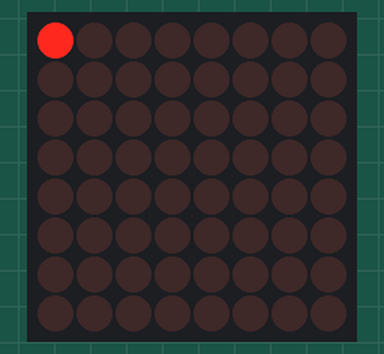
Bench run of a sketch on a simulated Arduino Uno, built with avr-gcc and run on an emulated ATmega328P. Parts: 8×8 LED matrix. Wiring (inferred from the names in the program): MAX7219 LED driver (orientation assumed): data pin 12; clock pin 10; CS pin 11.

Above: at 0.05 s.

The sketch:

MAX7129.ino
```cpp
/* naložimo knjižnico s funkcijami */
#include "LedZaslon.h"

/* čas čakanja preden se izvede naslednja vrstica */
#define casCakanja 100 /* 1000 je ena sekunda, čas je v milisekundah */

#define DIN 12 /*DIN z zaslona povežemo na pin 12 arduina */
#define CS  11 /*CS  z zaslona povežemo na pin 11 arduina */
#define CLK 10 /*CLK z zaslona povežemo na pin 10 arduina */

#define CHIP_POZICIJA LEVO /* možnosti so: LEVO, ZGORAJ, DESNO, SPODAJ */
#define SVETLINA_ZASLONA 0  /* od 0 do 15 */

/* inicializacija, izvede se samo enkrat */
void setup() {
  inicializacija(DIN, CS, CLK, CHIP_POZICIJA, SVETLINA_ZASLONA);
}

/* koda, ki se ponavlja zanki (ang. loop) */
void loop() {
  prizgiLucko(0,0);
  pavza(casCakanja);
  ugasniLucko(0,0);
  pavza(casCakanja);
}


/*
 Priziga lucke po vrsticah. Ko je vrstica polna
 gre v naslednjo vrstico
 */
void test() {
  while (true) {
    for(int vrstica=0;vrstica<8;vrstica++) {
      for(int stolpec=0;stolpec<8;stolpec++) {
        delay(casCakanja);
        nastaviLucko(vrstica,stolpec,true);
        delay(casCakanja);
      }
    }
    if (rotacija==SPODAJ)
      rotacija=LEVO;
    else rotacija++;
    pobrisiZaslon();
  }
}

void nal1() {
//1) Prižgi 1 lučko - s to nalogo pokažemo kaj je/kako se rabi funkcija prizgiLucko()
  prizgiLucko(0, 0);
}

void nal2() {
//2) Prižgi zadnjo lučko - rešijo sami
  prizgiLucko(7, 7);
}

void nal3() {
//3) Prižgi 3 lučke po svoji izbiri - rešijo sami
  prizgiLucko(0,0);
  prizgiLucko(1,1);
  prizgiLucko(2,2);
}

void nal4() {
//4) Prižgi poljubno lučko, počakaj 1 sekundo, ugasni to lučko ter spet počakaj 1 sekundo.
  prizgiLucko(0,0);
  pavza(casCakanja);
  ugasniLucko(0,0);
  pavza(casCakanja);
}

//PODATKOVNI TIPI
//INT
void nal5() {
//5) Prižgi drugo lučko z uporabo 2 spremenljivk - prvo pokažemo deklaracijo int spremenljivke, nato rešijo nalogo
  int x = 0;
  int y = 1;
  prizgiLucko(x, y);
}

void nal6() {
//6) Dodelaj prejšnjo nalogo tako, da ustvariš 2 novi spremenljivki. Prva je za 1 večja od spremenljivke x, druga pa za 2 večja od spremenljivke y.
//Nato prižgi novo lučko s tema dvema novima spremenljivkoma.
  int x = 0;
  int y = 1;
  int a = 4;
  int b = 7;
  prizgiLucko(x, y);
  prizgiLucko(a, b);
}

//BOOL
void nal7() {
//7) Prižgi 1 lučko z uporabo 3 spremenljivk - prvo pokažemo deklaracijo bool spremenljivke, nato rešijo nalogo
  int x = 0;
  int y = 1;
  bool sveti = true;
  nastaviLucko(x, y, sveti);
}

void nal8() {
//8) Prižgi 1 lučko, počakaj 1 sekundo, ugasni to lučko ter počakaj 1 sekundo - pokažemo funkcijo pavza(), nato rešijo nalogo
  bool sveti = true;
  nastaviLucko(0, 0, sveti);
  pavza(1000);
  sveti = false;
  nastaviLucko(0, 0, sveti);
  pavza(1000);

}

//IF-ELSE STAVEK
void nal9() {
//9) Če je prva lučka ugasnjena, jo prižgi. - pokažemo strukturo if stavka
  if (jeLuckaUgasnjena(0,0)){
    prizgiLucko(0,0);
  }
}

void nal10() {
//10) Prižgi drugo lučko. Če je druga lučka prižgana, prižgi zadnjo lučko v zadnji vrstici.
  prizgiLucko(0,1);
  if (jeLuckaPrizgana(0,1)){
    prizgiLucko(7,7);
  }
}

void nal11() {
//11) Če je prva lučka prižgana, jo ugasni, drugače jo prižgi. Na koncu počakaj 1 sekundo. - pokažemo strukturo if-else stavka, rešijo sami
  if (jeLuckaPrizgana(0,0)){
    ugasniLucko(0,0);
  }
  else {
    prizgiLucko(0,0);
  }
  pavza(1000);
}

void nal12() {
//12) Če je prva lučka prižgana in je druga lučka ugasnjena, prižgi drugo lučko. Drugače prižgi prvo lučko. - razložimo zakaj sta obe prižgani (najprej se izvede else, potem if)
  if (jeLuckaPrizgana(0,0) && jeLuckaUgasnjena(0,1)){
    prizgiLucko(0,1);
  }
  else{
    prizgiLucko(0,0);
  }
}

//WHILE ZANKA
void nal13() {
//13) Prižgi vse lučke v prvi vrstici - najprej na 1. način, potem na drugi; pokažemo strukturo for zanke, jo napišemo na tablo in skupaj rešimo nalogo
  prizgiLucko(0, 0);
  pavza(1000);
  prizgiLucko(0, 1);
  pavza(1000);
  prizgiLucko(0, 2);
  pavza(1000);
  prizgiLucko(0, 3);
  pavza(1000);
  prizgiLucko(0, 4);
  pavza(1000);
  prizgiLucko(0, 5);
  pavza(1000);
  prizgiLucko(0, 6);
  pavza(1000);
  prizgiLucko(0, 7);
  pavza(1000);
  pobrisiZaslon();
}

void nal13a() {
  //2. način
  int stevec = 0;
  while (stevec < 8){
    prizgiLucko(0,stevec);
    stevec = stevec+1;
    pavza(1000);
  }
}

void nal14() {
//14) Prižgi vse lučke v prvem stolpcu - rešijo sami
  int stevec = 0;
  while (stevec < 8){
    prizgiLucko(stevec,0);
    stevec = stevec+1;
    pavza(1000);
  }
}

void nal15() {
//15) Prižgi 2., 3., 4. in 5. lučko v prvi vrstici - rešijo sami
  int stevec = 2;
  while (stevec < 6){
    prizgiLucko(0,stevec);
    stevec = stevec+1;
    pavza(1000);
  }
}

void nal16() {
//16) Prižgi vsako drugo lučko v prvi vrstici - rešijo sami
  int stevec = 0;
  while (stevec < 8){
    prizgiLucko(0,stevec);
    stevec = stevec+2;
    pavza(1000);
  }
}

void nal17() {
//17) Prižgi vse lučke v prvi vrstici in prvem stolpcu - rešijo sami
  int stevec = 0;
  while (stevec < 8){
    prizgiLucko(0,stevec);
    stevec = stevec+1;
    pavza(1000);
  }
  stevec = 0;
  while (stevec < 8){
    prizgiLucko(stevec,0);
    stevec = stevec+1;
    pavza(1000);
  }
}

void nal18() {
//18) Prižgi lučke po diagonali od prve do zadnje - rešimo skupaj (mogoče od konca nazaj? ("kaj dobimo, če napišemo (stevec,stevec)?"))
  int stevec;
  while (stevec < 8){
    prizgiLucko(stevec,stevec);
    stevec = stevec+1;
    pavza(1000);
  }
}

//TABELA
//Obrazložimo kaj je tabela in strukturo tabele:
//Tabela je kot seznam, v katerem hranimo podatke. Posamezen podatek dobimo s številko, ki pove kateri po vrsti je ta podatek v tabeli.
//  (narišemo na tablo tabelo, dodamo številke kot elemente, napišemo indekse)
//Važno je le vedeti, da morajo biti vsi podatki iste vrste - ali število, ali logična vrednost,...
//Tabelo bomo sedaj potrebovali, da si shranimo katere lučke v vrstici bodo prižgane, in katere ugasnjene.

void nal19() {
//19) Prižgi črko 'a' - kaj pomeni npr. 'B00111000' (povemo zgolj to, da se prižgejo 3., 4. in 5. lučka, ostale so zaprte) in skupaj rešimo nalogo. Nato povežemo z while zanko.
  byte tabela[8]={
    B00000000,
    B00111000,
    B01000100,
    B01000100,
    B01111100,
    B01000100,
    B01000100,
    B00000000};
  prizgiVrstico(0, tabela[0]);
  prizgiVrstico(1, tabela[1]);
  prizgiVrstico(2, tabela[2]);
  prizgiVrstico(3, tabela[3]);
  prizgiVrstico(4, tabela[4]);
  prizgiVrstico(5, tabela[5]);
  prizgiVrstico(6, tabela[6]);
  prizgiVrstico(7, tabela[7]);
}
void nal19a() {
  byte tabela[8]={
    B00000000,
    B00111000,
    B01000100,
    B01000100,
    B01111100,
    B01000100,
    B01000100,
    B00000000};
  int stevec = 0;
  while (stevec < 8){
    prizgiVrstico(stevec, tabela[stevec]);
    stevec = stevec+1;
  }
}
void nal20() {
//20) Prižgi kvadrat - rešimo skupaj
  byte tabela[8]={
    B00000000,
    B01111110,
    B01000010,
    B01000010,
    B01000010,
    B01000010,
    B01111110,
    B00000000};
  prizgiVrstico(0, tabela[0]);
  prizgiVrstico(1, tabela[1]);
  prizgiVrstico(2, tabela[2]);
  prizgiVrstico(3, tabela[3]);
  prizgiVrstico(4, tabela[4]);
  prizgiVrstico(5, tabela[5]);
  prizgiVrstico(6, tabela[6]);
  prizgiVrstico(7, tabela[7]);
}

void nal21() {
//21) Prižgi trikotnik - rešimo skupaj
  byte tabela[8]={
    B00000001,
    B00000011,
    B00000101,
    B00001001,
    B00010001,
    B00100001,
    B01000001,
    B11111111};
  prizgiVrstico(0, tabela[0]);
  prizgiVrstico(1, tabela[1]);
  prizgiVrstico(2, tabela[2]);
  prizgiVrstico(3, tabela[3]);
  prizgiVrstico(4, tabela[4]);
  prizgiVrstico(5, tabela[5]);
  prizgiVrstico(6, tabela[6]);
  prizgiVrstico(7, tabela[7]);
}

void nal22() {
//22) Prižgi krog - rešimo skupaj
  byte tabela[8]={
    B00000000,
    B00011000,
    B00100100,
    B01000010,
    B01000010,
    B00100100,
    B00011000,
    B00000000};
  prizgiVrstico(0, tabela[0]);
  prizgiVrstico(1, tabela[1]);
  prizgiVrstico(2, tabela[2]);
  prizgiVrstico(3, tabela[3]);
  prizgiVrstico(4, tabela[4]);
  prizgiVrstico(5, tabela[5]);
  prizgiVrstico(6, tabela[6]);
  prizgiVrstico(7, tabela[7]);
}

void nal23() {
//23) Prižgi srce - rešimo skupaj
  byte tabela[8]={
    B00000000,
    B00100100,
    B01011010,
    B01000010,
    B01000010,
    B00100100,
    B00011000,
    B00000000};
  prizgiVrstico(0, tabela[0]);
  prizgiVrstico(1, tabela[1]);
  prizgiVrstico(2, tabela[2]);
  prizgiVrstico(3, tabela[3]);
  prizgiVrstico(4, tabela[4]);
  prizgiVrstico(5, tabela[5]);
  prizgiVrstico(6, tabela[6]);
  prizgiVrstico(7, tabela[7]);
}

void nal24() {
//24) Prižgi napis 'nona' - jim damo črke, dopolnijo sami
  byte n[8]={
    B00000000,
    B01000010,
    B01100010,
    B01010010,
    B01001010,
    B01000110,
    B01000010,
    B00000000};
  byte o[8]={
    B00000000,
    B00011000,
    B00100100,
    B01000010,
    B01000010,
    B00100100,
    B00011000,
    B00000000};
  byte a[8]={
    B00000000,
    B00111000,
    B01000100,
    B01000100,
    B01111100,
    B01000100,
    B01000100,
    B00000000};

  int stevec = 0;
  while (stevec < 8){
    prizgiVrstico(stevec, n[stevec]);
    stevec = stevec+1;
  }

  pavza(1000);
  pobrisiZaslon();

  stevec = 0;
  while (stevec < 8){
    prizgiVrstico(stevec, o[stevec]);
    stevec = stevec+1;
  }

  pavza(1000);
  pobrisiZaslon();

  stevec = 0;
  while (stevec < 8){
    prizgiVrstico(stevec, n[stevec]);
    stevec = stevec+1;
  }

  pavza(1000);
  pobrisiZaslon();

  stevec = 0;
  while (stevec < 8){
    prizgiVrstico(stevec, a[stevec]);
    stevec = stevec+1;
  }
  pavza(1000);
  pobrisiZaslon();
}
//DODATNE NALOGE
//-izpiše svoje ime
//-izpiše poljuben text
//-izriše poljuben lik
//-po lastnih željah


//void loop() {
////  nal24();
//  test();
////  pobrisiZaslon();
//}
```

LedZaslon.cpp
```cpp
#include "LedZaslon.h"

//ukazi za MAX7219
#define OP_DECODEMODE  9
#define OP_INTENSITY   10
#define OP_SCANLIMIT   11
#define OP_SHUTDOWN    12
#define OP_DISPLAYTEST 15

byte stanje[8];
byte SPI_CS;
byte SPI_CLK;
byte SPI_MOSI;
byte rotacija;

void inicializacija(byte DIN, byte CS, byte CLK, byte _rotacija, byte svetlina) {

    SPI_MOSI=DIN;
    SPI_CS=CS;
    SPI_CLK=CLK;

    pinMode(SPI_MOSI,OUTPUT);
    pinMode(SPI_CLK,OUTPUT);
    pinMode(SPI_CS,OUTPUT);
    digitalWrite(SPI_CS,HIGH);

    rotacija = _rotacija;

    poslji(OP_DISPLAYTEST,0);
    poslji(OP_SCANLIMIT,7);
    poslji(OP_DECODEMODE,0);
    pobrisiZaslon();

    if(svetlina>=0 && svetlina<16)
        poslji( OP_INTENSITY,svetlina);

    poslji(OP_SHUTDOWN,1);
}

void pobrisiZaslon() {
    for(int i=0;i<8;i++) {
        stanje[i]=0;
        poslji(i+1,stanje[i]);
    }
}


void nastaviLucko(byte vrstica, byte stolpec, boolean vklopi) {

    if(vrstica<0 || vrstica>7 || stolpec<0 || stolpec>7)
        return;

    if (rotacija == LEVO) {
        // MAX7219 je levo
        bitWrite(stanje[vrstica], 7-stolpec, vklopi);
        poslji(vrstica+1,stanje[vrstica]);
    }
    else if (rotacija == ZGORAJ) {
        // MAX7219 je zgoraj
        bitWrite(stanje[stolpec], 7-vrstica, vklopi);
        poslji(8-stolpec,stanje[stolpec]);
    }
    else if (rotacija == DESNO) {
        // MAX7219 je desno
        bitWrite(stanje[7-vrstica], stolpec, vklopi);
        poslji(8-vrstica,stanje[7-vrstica]);
    }
    else if (rotacija == SPODAJ) {
        // MAX7219 je spodaj
        bitWrite(stanje[stolpec], vrstica, vklopi);
        poslji(stolpec+1,stanje[stolpec]);
    }

}

void prizgiLucko (byte vrstica, byte stolpec) {
    nastaviLucko(vrstica,stolpec, true);
}

void ugasniLucko (byte vrstica, byte stolpec) {
    nastaviLucko(vrstica,stolpec, false);
}

boolean jeLuckaPrizgana (byte vrstica, byte stolpec) {
    if(vrstica<0 || vrstica>7 || stolpec<0 || stolpec>7)
        return false;


    if (rotacija == LEVO)
        // MAX7219 je levo
        return bitRead(stanje[vrstica], 7-stolpec);
    else if (rotacija == ZGORAJ)
        // MAX7219 je zgoraj
        return bitRead(stanje[stolpec], 7-vrstica);
    else if (rotacija == DESNO)
        // MAX7219 je desno
        return bitRead(stanje[7-vrstica], stolpec);
    else if (rotacija == SPODAJ)
        // MAX7219 je spodaj
        return bitRead(stanje[stolpec], vrstica);
    return false;
}

boolean jeLuckaUgasnjena (byte vrstica, byte stolpec) {
    return !(jeLuckaPrizgana(vrstica, stolpec));
}

void prizgiVrstico (byte vrstica, byte vrednost) {
    for(int i=0;i<8;i++)
        nastaviLucko(vrstica, i, bitRead(vrednost, 7-i));
}

void prizgiStolpec (byte stolpec, byte vrednost) {
    for(int i=0;i<8;i++)
        nastaviLucko(i, stolpec, bitRead(vrednost, 7-i));
}

void invertiraj () {
    for(int i=0;i<8;i++) {
        stanje[i] = ~stanje[i];
        poslji(i+1,stanje[i]);
    }
}

//nastavi cel zaslon, index tabele je vrstica, vrednost je vrednost byta
//ker je c imamo samo pointer namest tabele, zato moramo podati tudi dolzino, oz st. vrstic
void nastaviZaslon(byte vrednost[], byte st_vrstic) {
    for(int i=0;i<st_vrstic; i++) {
        prizgiVrstico(i,vrednost[i]);
    }
}


void pavza(int cas){
	delay(cas);
}

void poslji(volatile byte ukaz, volatile byte podatki) {
    digitalWrite(SPI_CS,LOW);

    shiftOut(SPI_MOSI,SPI_CLK,MSBFIRST,ukaz);
    shiftOut(SPI_MOSI,SPI_CLK,MSBFIRST,podatki);

    digitalWrite(SPI_CS,HIGH);
}
```

LedZaslon.h
```cpp
#ifndef LedZaslon_h
#define LedZaslon_h

#if (ARDUINO >= 100)
#include <Arduino.h>
#else
#include <WProgram.h>
#endif

#define LEVO 0 //MAX7219 je levo od zaslona
#define ZGORAJ 1 //MAX7219 je zgoraj zaslona, tako valentin hoce :P
#define DESNO 2  //MAX7219 je desno od zaslona
#define SPODAJ 3 //MAX7219 je spodaj zaslona

extern byte rotacija;

void poslji(byte opcode, byte data);
void inicializacija(byte DIN, byte CS, byte CLK, byte rotacija, byte svetlina);
void pobrisiZaslon();
void pavza(int cas);
void nastaviLucko(byte vrstica, byte stolpec, boolean vklopi);
void prizgiLucko(byte vrstica, byte stolpec);
void ugasniLucko(byte vrstica, byte stolpec);
boolean jeLuckaPrizgana (byte vrstica, byte stolpec);
boolean jeLuckaUgasnjena (byte vrstica, byte stolpec);
void prizgiVrstico (byte vrstica, byte vrednost);
void prizgiStolpec (byte vrstica, byte vrednost);
void invertiraj();
void nastaviZaslon(byte vrednost[], byte st_vrstic);


#endif	//LedZaslon.h
```
